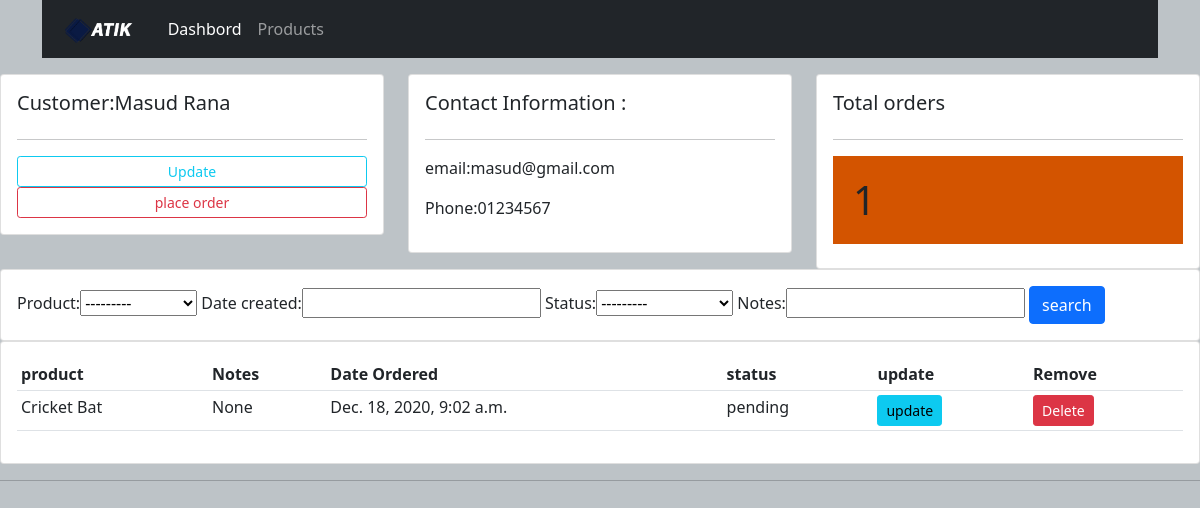
The page /customer/5/ on the database its author committed.
### accounts/models.py (models this page shows, shortened)
class Customer(models.Model):
    name = models.CharField(max_length=200)
    phone = models.CharField(max_length=200)
    email = models.CharField(max_length=200)
    date = models.DateTimeField(auto_now_add=True)

class Order(models.Model):
    STATUS = (
        ('pending', 'pending'),
        ('out for delivery', 'out for delivery'),
        ('Delivered', 'Delivered'),
    )
    customer = models.ForeignKey(Customer, null=True, on_delete=models.SET_NULL)
    product = models.ForeignKey(Product, null=True, on_delete=models.SET_NULL)
    date_created = models.DateTimeField(auto_now_add=True, null=True)
    status = models.CharField(max_length=200, null=True, choices=STATUS)
    notes = models.CharField(max_length=200, null=True)

class Product(models.Model):
    CATEGORY = (
        ('Indoor', 'Indoor'),
        ('Out of Door', 'Out of Door')
    )
    name = models.CharField(max_length=200)
    price = models.FloatField(null=True)
    category = models.CharField(max_length=200, null=True, choices=CATEGORY)
    description = models.CharField(max_length=200, null=True)
    date_created = models.DateTimeField(auto_now_add=True, null=True)
    tag = models.ManyToManyField(Tag)
    def __str__(self):
        return self.name

### accounts/views.py (the view)
# urls.py: path('customer/<str:pk>/', customer, name='customer'),
def customer(request, pk):
    customers = Customer.objects.get(id=pk)
    orders = customers.order_set.all()
    orders_count = orders.count()
    my_filter = OrderFilter(request.GET, queryset=orders)
    orders = my_filter.qs
    context = {'customer': customers, 'order': orders, 'orders_count': orders_count, 'myFilter': my_filter}
    return render(request, 'accounts/customer.html', context)

### templates/accounts/customer.html
{% extends 'accounts/main.html' %}
{% block content %}
<div class="row">
    <div class="col-md">
        <div class="card card-body">
            <h5>Customer:{{ customer.name }}</h5>
            <hr>
            <a href="" class="btn btn-outline-info btn-sm btn-block">Update</a>
            <a href="" class="btn btn-outline-danger btn-sm btn-block">place order</a>
        </div>
    </div>
    <div class="col-md">
        <div class="card card-body">
            <h5>Contact Information :</h5>
            <hr>
            <p>email:{{customer.email }}</p>
            <p>Phone:{{ customer.phone }}</p>
        </div>
    </div>
    <div class="col-md">
        <div class="card card-body">
            <h5>Total orders</h5>
            <hr>
            <h1 style="text align:center;padding:20px;background-color:#d35400;">{{ orders_count }}</h1>
        </div>
    </div>
</div>
<div class="row">
    <div class="col">
        <div class="card card-body">
            <form action="" method="get">
                {{ myFilter.form  }}
                <button class="btn btn-primary" type="submit">search</button>
            </form>
        </div>
    </div>
</div>
<div class="row">
    <div class="col-md">
        <div class="card card-body">
            <table  class="table table-sm" >
                <tr>
                    <th>product</th>
                    <th>Notes</th>
                    <th>Date Ordered</th>
                    <th>status</th>
                    <th>update</th>
                    <th>Remove</th>
                </tr>
                {% for order in order %}
                <tr>
                    <td>{{ order.product }}</td>
                    <td>{{ order.notes }}</td>
                    <td>{{ order.date_created }}</td>
                    <td>{{ order.status }}</td>
                    <td><a class="btn btn-sm btn-info" href="{% url 'update-order' order.id %}">update</a> </td>
                    <td><a class="btn btn-sm btn-danger" href="{% url 'delete' order.id %}">Delete</a> </td></td>
                </tr>
                {% endfor %}
            </table>
        </div>
    </div>
</div>
{% endblock %}

### static/css/main.css (style rules this page uses)
body { background-color:#bdc3c7; }

### rows shown on the page
Customer: name "Masud Rana", email "masud@gmail.com", phone "01234567"
Order: product "Cricket Bat", notes "None", date_created "Dec. 18, 2020, 9:02 a.m.", status "pending"

### other values the page prints
{{ orders_count }} "1"
